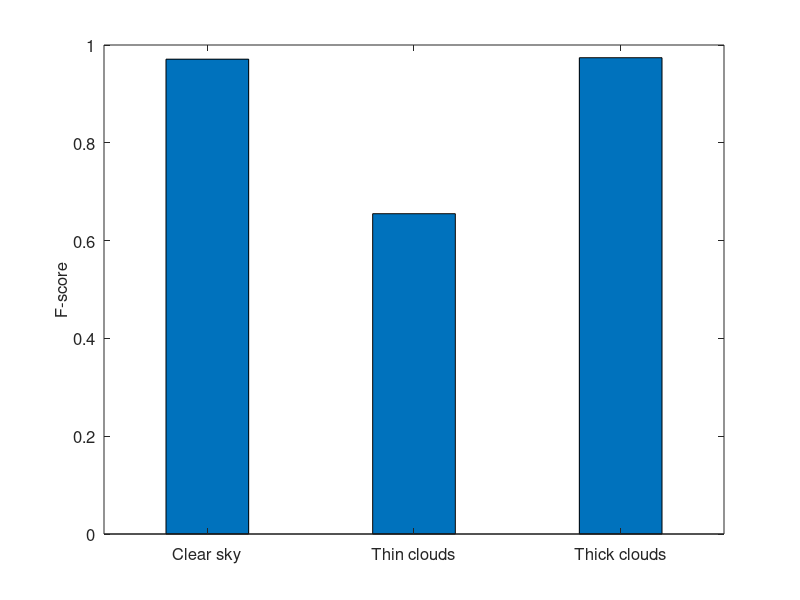
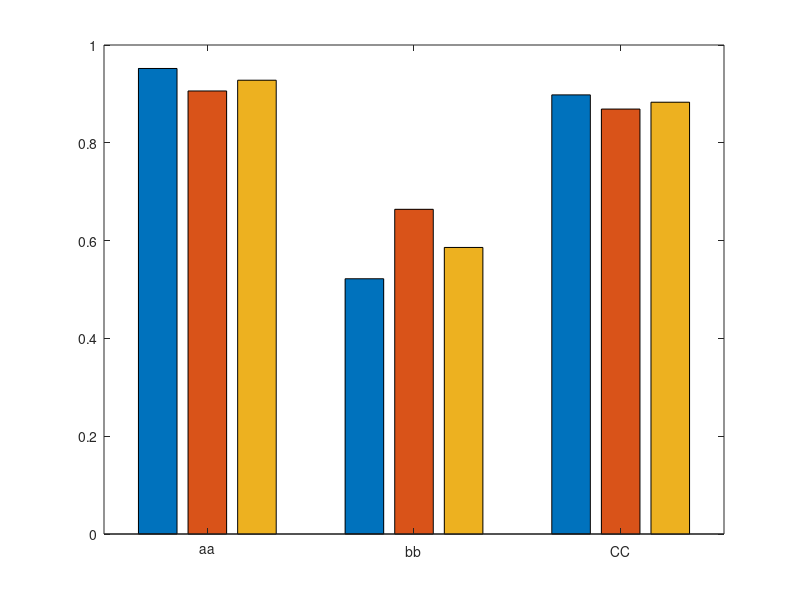

Recreate these plots in MATLAB, in order.
% ICIP 2015a
% Plotting of figures in the paper.
% Semantic segmentation + cluster determination paper

fs=[0.971;0.655;0.974];



bar(1:3,fs,0.4); hold on;

set(gca,'Xtick',1:3,'XTickLabel',{'Clear sky','Thin clouds','Thick clouds'},'FontSize',12); hold on;
%title('Evaluation results for semantic labelling of images in HYTA database.','FontSize',14); hold on;
ylabel('F-score','FontSize',12); hold on;
%xlabel('Months of year','FontSize',12); hold on;

%%
% Comparison with other approaches.
figure(5);
SS=[0.889	0.879	0.896];
HYTA=[0.896	0.870	0.856];
souza=[0.925	0.701	0.711];
long=[0.631	0.952	0.678];
sylvio=[0.555	0.956	0.610];



mat=cat(1,SS,HYTA,souza,long,sylvio);

bar(mat,'grouped');
xlab=['aa';'bb';'cc';'dd';'ee'];
set(gca,'XTickLabel',xlab);



%%

% Precision, recall, f-score for 3-level
figure(5);

CS=[0.944   1.000   0.971];
ThinC=[0.487    1.000   0.655];
ThickC=[0.949   1.000   0.974];

mat=cat(1,CS,ThinC,ThickC);

bar(mat,'grouped');
xlab=['aa';'bb';'CC'];
set(gca,'XTickLabel',xlab);


%%

% Precision, recall, f-score for 3-level
figure(5);

CS=[0.952   0.906   0.928];
ThinC=[0.522    0.664   0.586];
ThickC=[0.898   0.869   0.883];

mat=cat(1,CS,ThinC,ThickC);

bar(mat,'grouped');
xlab=['aa';'bb';'CC'];
set(gca,'XTickLabel',xlab);


%%
